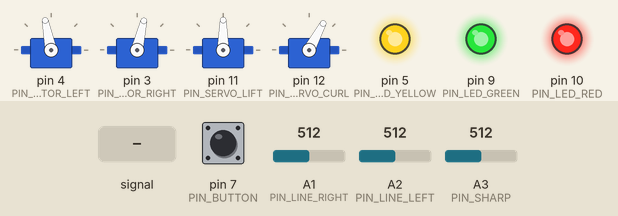
Bench run of a sketch on a simulated Arduino Uno, built with avr-gcc and run on an emulated ATmega328P. Shown: 4 × servo, output pins drawn as LEDs (lit = HIGH). The test bench sets the inputs (shaded band); at power-on: A1 (PIN_LINE_RIGHT) = 512, A3 (PIN_SHARP) = 512, pin 7 (PIN_BUTTON) HIGH, A2 (PIN_LINE_LEFT) = 512.

Above: at 1.2 s.
1.3 s: A2 (PIN_LINE_LEFT) fed a 200 Hz sine of ±255 counts around its level
At 6.9 s:
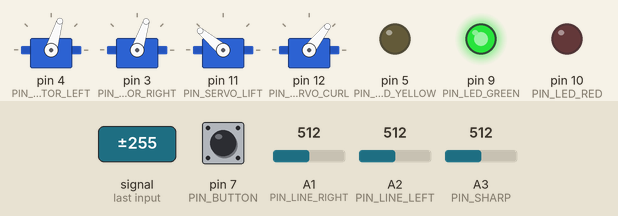
7.3 s: A1 (PIN_LINE_RIGHT) set to 716
10.3 s: A3 (PIN_SHARP) set to 306
At 13.2 s:
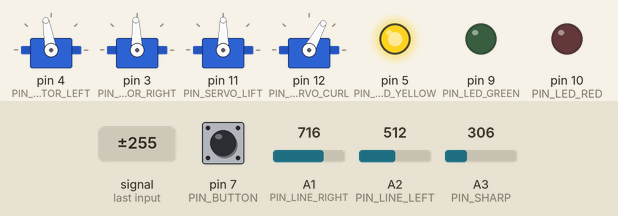
13.3 s: A3 (PIN_SHARP) set to 379
14.8 s: A3 (PIN_SHARP) set to 406
At 17.6 s:
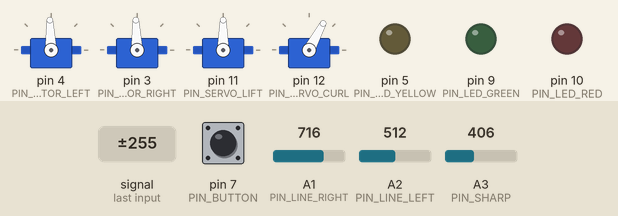
17.8 s: A1 (PIN_LINE_RIGHT) set to 670
At 21.7 s:
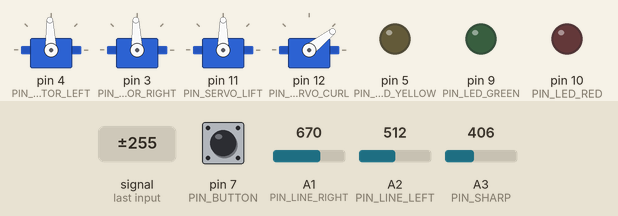
Timing chart, 0 to 27.8 s (numbered marks = the images above; inputs shaded):
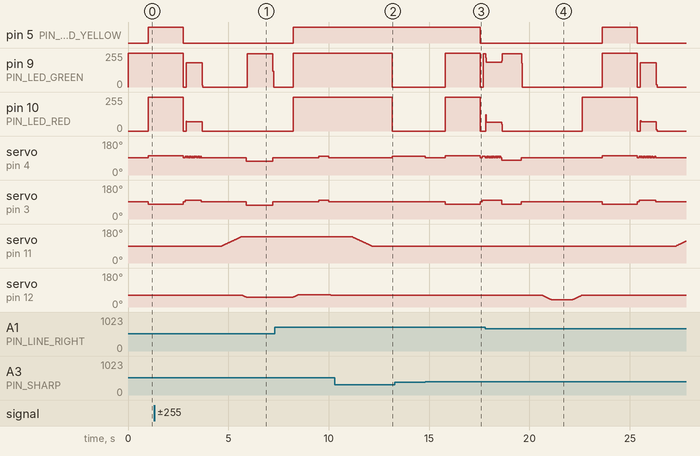

The sketch:

Group30ProjectLoaderStage2v1.3.ino
```cpp
#include <Servo.h>

/********************************************************
  Group30ProjectloaderStage2

  Original by B. Cabral & Emily Vargas-Penaranda 25/03/26

*********************************************************/

//pins
const int PIN_LED_RED    = 10;
const int PIN_LED_GREEN  = 9;
const int PIN_LED_YELLOW = 5;

const int PIN_BUTTON     = 7;
const int PIN_SHARP      = A3;
const int PIN_LINE_LEFT  = A2;
const int PIN_LINE_RIGHT = A1;

const int PIN_MOTOR_RIGHT = 3;
const int PIN_MOTOR_LEFT  = 4;

const int PIN_SERVO_LIFT = 11;
const int PIN_SERVO_CURL = 12;


//motion and sensor constants

const int STOP_PULSE_BASE = 149;    //neutral motor pulse base (149 -> 1490 microseconds = stop)

const int LINE_THRESHOLD      = 2000; //sensor value above this means the line is detected STNDRD 2300
const int LINE_THRESHOLD_R    = 2000; // sensor value above this means the line is detected for right sensor STNDRD 1500
const int FORWARD_SPEED       = 8;    //base forward motor speed
const int FORWARD_OFFSET      = 0;    //small correction offset to help the robot drive straighter
const int TURN_SPEED          = 10;   //motor speed used when turning in place
const int RIGHT_TURN_OFFSET   = 5;    //extra adjustment to make right turns more accurate

const int BACK_SPEED_RETRIEVE = -20;  //backward speed used when collecting pellets
const int BACK_SPEED_DUMP     = -15;  //backward speed used when moving into dump position
const int BACK_OFFSET         = 1;    //small correction offset while moving backward

const int WALL_DETECT_NORMAL  = 1250; //distance sensor threshold for detecting the wall during normal cycles NRML : 1250
const int WALL_DETECT_FINAL   = 1250;  //distance sensor threshold for detecting the final stopping wall

const unsigned long TURN_180_TIME_MS    = 1750; //time needed to rotate about 180 degrees // HIGH : 1830 LOW : 2100 1950
const unsigned long POST_TURN_DELAY_MS  = 100;  //short pause after turning
const unsigned long PAUSE_TIME_MS       = 1000; //general pause between major actions
const unsigned long SERVO_STEP_DELAY_MS = 20;   //delay between each small servo movement step
const unsigned long BACKUP_TIME_RETRIEVE_MS = 1300;  //time spent backing up to collect HIGH : 700 LOW : 1000
const unsigned long BACKUP_TIME_DUMP_MS = 1000; // time spent backing up to dump 1500

const unsigned long FORWARD_ADJUST_MS   = 800;  //time spent moving forward after recentering on the line : 500

const int MAX_CYCLES = 2;


//servo angles

const int LIFT_ANGLE_DOWN = 140; // 135
const int LIFT_ANGLE_UP   = 90; // 60

const int CURL_ANGLE_OVERCURL = 65; // might need to adjust
const int CURL_ANGLE_IN   = 62; // 58
const int CURL_ANGLE_OUT  = 52; // 90
const int CURL_ANGLE_DUMP = 38;

// dump value 38

//robot states
enum Stage {
  WAIT_START,
  MOVE_TO_PICKUP,
  TURN_AT_PICKUP,
  RECENTER_AFTER_PICKUP_TURN,
  ADJUST_AFTER_PICKUP_TURN,
  LOWER_BUCKET,
  BACK_UP_TO_COLLECT,
  RAISE_BUCKET,
  MOVE_TO_DUMP,
  TURN_AT_DUMP,
  RECENTER_AFTER_DUMP_TURN,
  ADJUST_AFTER_DUMP_TURN,
  BACK_UP_TO_DUMP,
  DUMP_BUCKET,
  RESET_BUCKET,
  FINISHED,
  TEST_MODE
};


//hardware objects
Servo leftWheel;
Servo rightWheel;
Servo liftServo;
Servo curlServo;

//global robot state
Stage stage = WAIT_START;

int cycleCount = 0;

int leftLineValue = 0;
int rightLineValue = 0;
int sharpRaw = 0;
int sharpMilliVolts = 0;

int currentLiftAngle = LIFT_ANGLE_UP;
int currentCurlAngle = CURL_ANGLE_IN;


unsigned long stageStartTime = 0;
bool started = false;


//helper functions

void detachBucketServos() {
  liftServo.detach();
  curlServo.detach();
}

void attachBucketServos() {
  liftServo.attach(PIN_SERVO_LIFT);
  curlServo.attach(PIN_SERVO_CURL);
}

//turns all LEDs ON or OFF at the same time
void setAllLEDs(bool value) {
  digitalWrite(PIN_LED_GREEN, value);
  digitalWrite(PIN_LED_YELLOW, value);
  digitalWrite(PIN_LED_RED, value);
}

//turns on only one LED (and turns the others off) =>debugging purposes
void setSingleLED(int pin) {
  digitalWrite(PIN_LED_GREEN, LOW);
  digitalWrite(PIN_LED_YELLOW, LOW);
  digitalWrite(PIN_LED_RED, LOW);
  digitalWrite(pin, HIGH);
}

//stops both drive motors by sending the neutral pulse
void stopDrive() {
  int pulse = STOP_PULSE_BASE * 10; // convert base to microseconds
  leftWheel.writeMicroseconds(pulse);
  rightWheel.writeMicroseconds(pulse);
}

//runs the motors with given speed adjustments (aka deltas)
void runDrive(int leftDelta, int rightDelta) {
  int leftPulse = (STOP_PULSE_BASE + leftDelta) * 10;
  int rightPulse = (STOP_PULSE_BASE + rightDelta) * 10;

  leftWheel.writeMicroseconds(leftPulse);
  rightWheel.writeMicroseconds(rightPulse);
}

//reads all sensors and updates global variables
//line sensors are scaled for easier comparison
//distance sensor is converted to millivolts
void readSensors() {
  leftLineValue  = map(analogRead(PIN_LINE_LEFT),  0, 1023, 0, 3000);
  rightLineValue = map(analogRead(PIN_LINE_RIGHT), 0, 1023, 0, 3000);

  sharpRaw = analogRead(PIN_SHARP);
  sharpMilliVolts = map(sharpRaw, 0, 1023, 0, 3300);
}

//returns true if the left sensor detects the line
bool leftSeesLine() {
  return leftLineValue > LINE_THRESHOLD;
}

//returns true if the right sensor detects the line
bool rightSeesLine() {
  return rightLineValue > LINE_THRESHOLD_R;
}

//basic line-following logic:
//if right sensor sees line => turn right
//if left sensor sees line => turn left
//else => go straight
void followLineForward() {
  if (rightSeesLine()) {
    setSingleLED(PIN_LED_YELLOW);
    runDrive(FORWARD_SPEED, 0);
  }
  else if (leftSeesLine()) {
    setSingleLED(PIN_LED_RED);
    runDrive(0, FORWARD_SPEED);
  }
  else {
    setSingleLED(PIN_LED_GREEN);
    runDrive(FORWARD_SPEED, FORWARD_SPEED - FORWARD_OFFSET);
  }
}

//moves servo smoothly from current angle to target angle
void smoothMoveServo(Servo &servo, int &currentAngle, int targetAngle) {
  if (currentAngle < targetAngle) {
    for (int angle = currentAngle; angle <= targetAngle; angle++) {
      servo.write(angle);
      currentAngle = angle;
      delay(SERVO_STEP_DELAY_MS);
    }
  } else {
    for (int angle = currentAngle; angle >= targetAngle; angle--) {
      servo.write(angle);
      currentAngle = angle;
      delay(SERVO_STEP_DELAY_MS);
    }
  }
}

//changes the robot's state and resets the timer for that state
void beginStage(Stage nextStage) {
  stage = nextStage;
  stageStartTime = millis();
}

//returns how long the robot has been in the current state
unsigned long timeInStage() {
  return millis() - stageStartTime;
}

//performs a 180-degree turn using timed motor control
//then transitions to the specified next stage
void performTurnAround(Stage nextStage) {
  stopDrive();
  delay(PAUSE_TIME_MS);

  setAllLEDs(HIGH);
  runDrive(TURN_SPEED, -TURN_SPEED - RIGHT_TURN_OFFSET);
  delay(TURN_180_TIME_MS);

  stopDrive();
  setAllLEDs(LOW);
  delay(POST_TURN_DELAY_MS);

  //go back to forward motion after turning
  runDrive(FORWARD_SPEED, FORWARD_SPEED - FORWARD_OFFSET);
  setSingleLED(PIN_LED_GREEN);

  beginStage(nextStage);
}

//lowers the lift and opens the bucket to prepare for collecting pellets
void lowerBucketForCollection() {
  stopDrive();
  // attachBucketServos();
  setAllLEDs(LOW);
  delay(PAUSE_TIME_MS);

  smoothMoveServo(liftServo, currentLiftAngle, LIFT_ANGLE_DOWN);
  smoothMoveServo(curlServo, currentCurlAngle, CURL_ANGLE_OUT); // CURL_ANGLE_OUT

  beginStage(BACK_UP_TO_COLLECT);
}

//raises the lift and curls the bucket to secure collected pellets
void raiseBucketAfterCollection() {
  delay(PAUSE_TIME_MS);
  setAllLEDs(HIGH);


  smoothMoveServo(curlServo, currentCurlAngle, CURL_ANGLE_OVERCURL);
  delay(1000);
  runDrive(FORWARD_SPEED, FORWARD_SPEED - FORWARD_OFFSET);
  delay(500);
  stopDrive();
  delay(50);
  smoothMoveServo(curlServo, currentCurlAngle, CURL_ANGLE_IN);
  delay(1000);
  smoothMoveServo(liftServo, currentLiftAngle, LIFT_ANGLE_UP);

  delay(1000);
  sharpMilliVolts = 0;
  setAllLEDs(LOW);
  beginStage(MOVE_TO_DUMP);
}

//opens the bucket to dump the pellets
void dumpBucket() {
  delay(PAUSE_TIME_MS);
  smoothMoveServo(curlServo, currentCurlAngle, CURL_ANGLE_DUMP);

  beginStage(RESET_BUCKET);
}

//resets the bucket to its original position after dumping
//also increments cycle count and returns to pickup phase
void resetBucketAfterDump() {
  delay(PAUSE_TIME_MS);
  smoothMoveServo(curlServo, currentCurlAngle, CURL_ANGLE_IN);
  // detachBucketServos();
  cycleCount++;
  beginStage(MOVE_TO_PICKUP);
}

//handles backward motion for both collecting and dumping
//moves backward for a fixed time, then transitions to the next stage
void handleBackwardMotion(int speed, Stage nextStage) {
  setSingleLED(PIN_LED_GREEN);
  runDrive(speed + BACK_OFFSET, speed);

  if ((stage == BACK_UP_TO_COLLECT && timeInStage() >= BACKUP_TIME_RETRIEVE_MS)
  || (stage == BACK_UP_TO_DUMP && timeInStage() >= BACKUP_TIME_DUMP_MS)) {
    stopDrive();
    setAllLEDs(LOW);
    delay(SERVO_STEP_DELAY_MS);
    beginStage(nextStage);
  }
}

//setup
void setup() {
  pinMode(PIN_LED_GREEN, OUTPUT);
  pinMode(PIN_LED_YELLOW, OUTPUT);
  pinMode(PIN_LED_RED, OUTPUT);

  pinMode(PIN_BUTTON, INPUT);
  pinMode(PIN_SHARP, INPUT);
  pinMode(PIN_LINE_LEFT, INPUT);
  pinMode(PIN_LINE_RIGHT, INPUT);

  leftWheel.attach(PIN_MOTOR_LEFT);
  rightWheel.attach(PIN_MOTOR_RIGHT);

  liftServo.attach(PIN_SERVO_LIFT);
  curlServo.attach(PIN_SERVO_CURL);

  liftServo.write(currentLiftAngle);
  curlServo.write(currentCurlAngle);
  // 112 65
  // liftServo.write(120);
  // curlServo.write(53);
  // detachBucketServos();
  Serial.begin(9600);
  stopDrive();
}


//main loop
void loop() {
  readSensors();

//switch statement for each possible stage of the robot
//cleaner now with all the helper functions
  switch (stage) {

    case WAIT_START:
      if (!started) {
        while (digitalRead(PIN_BUTTON) == LOW) {
          digitalWrite(PIN_LED_GREEN, HIGH);
          delay(125);
          digitalWrite(PIN_LED_GREEN, LOW);
          delay(125);
        }
        started = true;
        beginStage(MOVE_TO_PICKUP);
      }
      break;

    case MOVE_TO_PICKUP:
    case MOVE_TO_DUMP:
      followLineForward();

      if (cycleCount == MAX_CYCLES && sharpMilliVolts >= WALL_DETECT_FINAL) {
        stopDrive();
        beginStage(FINISHED);
      }
      else if (cycleCount < MAX_CYCLES && sharpMilliVolts >= WALL_DETECT_NORMAL) {
        if (stage == MOVE_TO_PICKUP) {
          beginStage(TURN_AT_PICKUP);
        } else {
          beginStage(TURN_AT_DUMP);
        }
      }
      break;

    case TURN_AT_PICKUP:
      performTurnAround(RECENTER_AFTER_PICKUP_TURN);
      break;

    case TURN_AT_DUMP:
      performTurnAround(RECENTER_AFTER_DUMP_TURN);
      break;

    case RECENTER_AFTER_PICKUP_TURN:
      setSingleLED(PIN_LED_GREEN);
      if (leftSeesLine() && !rightSeesLine()) {
        beginStage(ADJUST_AFTER_PICKUP_TURN);
      }
      break;

    case RECENTER_AFTER_DUMP_TURN:
      setSingleLED(PIN_LED_GREEN);
      if (leftSeesLine() && !rightSeesLine()) {
        beginStage(ADJUST_AFTER_DUMP_TURN);
      }
      break;

    case ADJUST_AFTER_PICKUP_TURN:
      followLineForward();
      if (timeInStage() >= FORWARD_ADJUST_MS) {
        beginStage(LOWER_BUCKET);
      }
      break;

    case ADJUST_AFTER_DUMP_TURN:
      followLineForward();
      if (timeInStage() >= FORWARD_ADJUST_MS) {
        beginStage(BACK_UP_TO_DUMP);
      }
      break;

    case LOWER_BUCKET:
      lowerBucketForCollection();
      break;

    case BACK_UP_TO_COLLECT:
      handleBackwardMotion(BACK_SPEED_RETRIEVE, RAISE_BUCKET);
      break;

    case RAISE_BUCKET:
      raiseBucketAfterCollection();
      break;

    case BACK_UP_TO_DUMP:
      handleBackwardMotion(BACK_SPEED_DUMP, DUMP_BUCKET);
      break;

    case DUMP_BUCKET:
      dumpBucket();
      break;

    case RESET_BUCKET:
      resetBucketAfterDump();
      break;

    case FINISHED:
      while (true) {
        setAllLEDs(HIGH);
        delay(125);
        setAllLEDs(LOW);
        delay(125);
      }
      break;

    case TEST_MODE:
      liftServo.write(LIFT_ANGLE_DOWN);
      curlServo.write(CURL_ANGLE_OUT);
      setSingleLED(PIN_LED_GREEN);
      runDrive(BACK_SPEED_RETRIEVE + BACK_OFFSET, BACK_SPEED_RETRIEVE);
      break;
  }
}
```

Measured:
- the behaviour switches between 387 and 388 on A3 (PIN_SHARP) (found by bisection; images 2 and 3)
- the behaviour switches between 683 and 682 on A1 (PIN_LINE_RIGHT) (found by bisection; images 3 and 4)
- after the input at 1.3 s, servo on pin 11 (PIN_SERVO_LIFT): moves from 90° to 140° over 0.98 s, starting after 3.4 s; servo on pin 12 (PIN_SERVO_CURL): moves from 62° to 52° over 0.18 s, starting after 4.4 s
- after the input at 10.3 s, servo on pin 4 (PIN_MOTOR_LEFT): 92° → 100° after 2.9 s
- after the input at 13.3 s, every drawn part: stays the same
- after the input at 14.8 s, pin 5 (PIN_LED_YELLOW): HIGH → LOW after 2.8 s; pin 9 (PIN_LED_GREEN): 0/255 → 255/255 after 1.0 s, → 0/255 1.8 s later, → 248/255 0.14 s later
